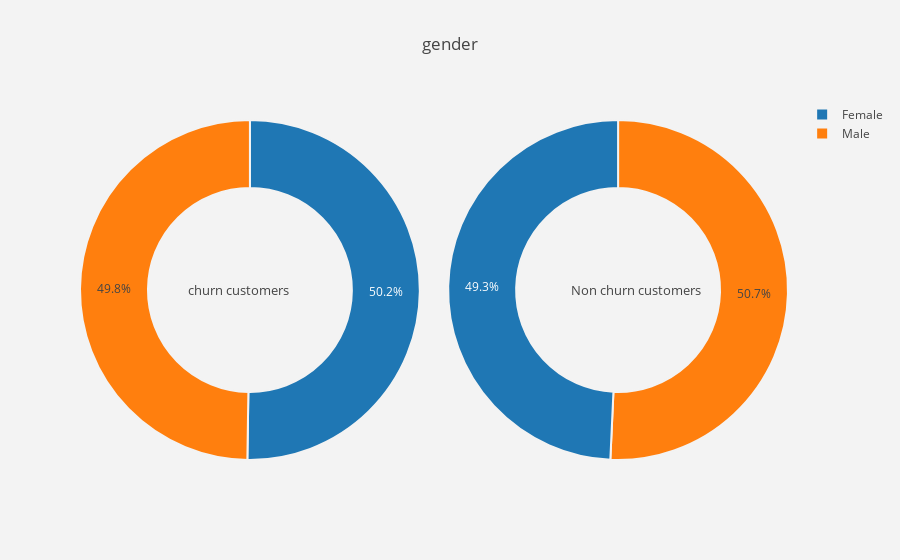
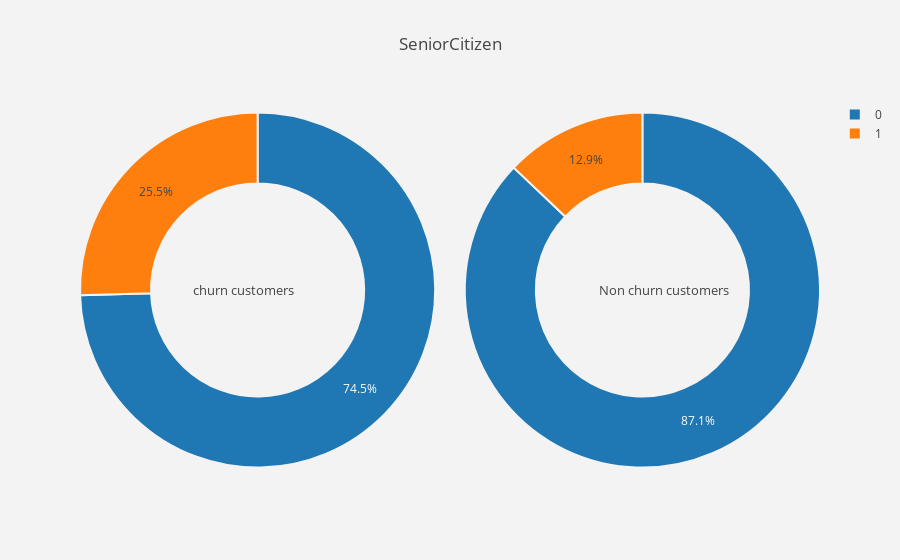
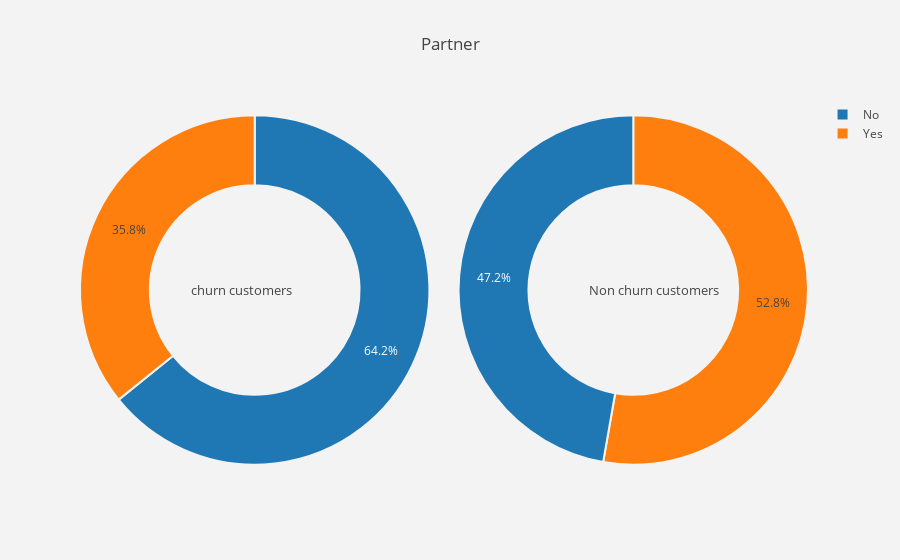
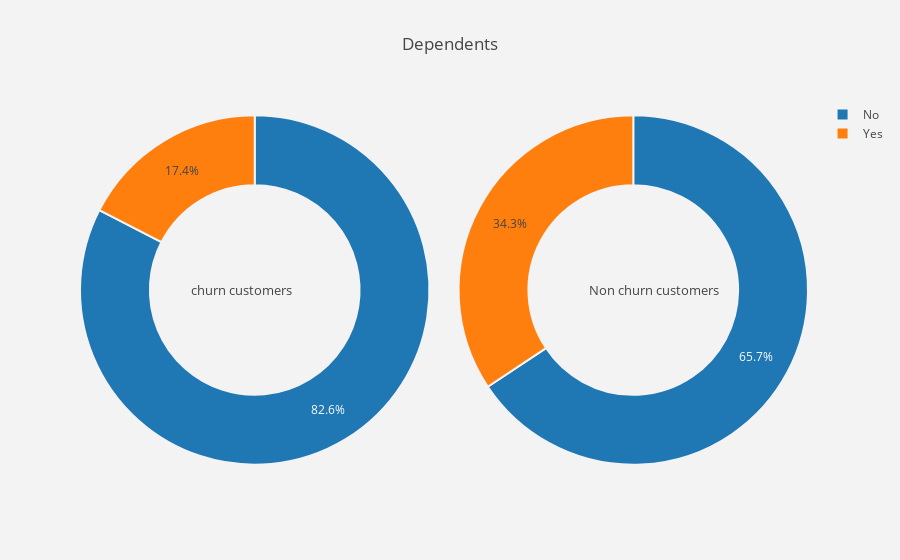

The notebook cell saved with these charts, in order:
### Code cell
def plot_pie(column) :
    
    #plots the churn customer pie chart
    trace1 = go.Pie(values  = churn[column].value_counts().values.tolist(),
                    labels  = churn[column].value_counts().keys().tolist(),
                    hoverinfo = "label+percent+name",
                    domain  = dict(x = [0,.48]),
                    name    = "Churn Customers",
                    marker  = dict(line = dict(width = 2,
                                               color = "rgb(243,243,243)")
                                  ),
                    hole    = .6
                   )
    
    #plots the not churn customer pie chart
    trace2 = go.Pie(values  = not_churn[column].value_counts().values.tolist(),
                    labels  = not_churn[column].value_counts().keys().tolist(),
                    hoverinfo = "label+percent+name",
                    marker  = dict(line = dict(width = 2,
                                               color = "rgb(243,243,243)")
                                  ),
                    domain  = dict(x = [.52,1]),
                    hole    = .6,
                    name    = "Non churn customers" 
                   )


    layout = go.Layout(dict(title = column,
                            plot_bgcolor  = "rgb(243,243,243)",
                            paper_bgcolor = "rgb(243,243,243)",
                            annotations = [dict(text = "churn customers",
                                                font = dict(size = 13),
                                                showarrow = False,
                                                x = .15, y = .5),
                                           dict(text = "Non churn customers",
                                                font = dict(size = 13),
                                                showarrow = False,
                                                x = .88,y = .5
                                               )
                                          ]
                           )
                      )
    data = [trace1,trace2]
    fig  = go.Figure(data = data,layout = layout)
    py.iplot(fig)
    


#for all categorical columns plot pie
for i in cat_cols :
    plot_pie(i)

### Figure 1 — Plotly figure (JSON) as saved in the notebook; plotly's stock layout.template omitted (floating-point values rounded to 4 significant figures)
{"data": [{"domain": {"x": [0, 0.48]}, "hole": 0.6, "hoverinfo": "label+percent+name", "labels": ["Female", "Male"], "marker": {"line": {"color": "rgb(243,243,243)", "width": 2}}, "name": "Churn Customers", "type": "pie", "uid": "ad8f4628-c84c-11e8-8ec4-bc8385efaaa9", "values": [939, 930]}, {"domain": {"x": [0.52, 1]}, "hole": 0.6, "hoverinfo": "label+percent+name", "labels": ["Male", "Female"], "marker": {"line": {"color": "rgb(243,243,243)", "width": 2}}, "name": "Non churn customers", "type": "pie", "uid": "ad8f4629-c84c-11e8-8424-bc8385efaaa9", "values": [2619, 2544]}], "layout": {"annotations": [{"font": {"size": 13}, "showarrow": false, "text": "churn customers", "x": 0.15, "y": 0.5}, {"font": {"size": 13}, "showarrow": false, "text": "Non churn customers", "x": 0.88, "y": 0.5}], "paper_bgcolor": "rgb(243,243,243)", "plot_bgcolor": "rgb(243,243,243)", "title": "gender"}}

### Figure 2 — Plotly figure (JSON) as saved in the notebook; plotly's stock layout.template omitted (floating-point values rounded to 4 significant figures)
{"data": [{"domain": {"x": [0, 0.48]}, "hole": 0.6, "hoverinfo": "label+percent+name", "labels": [0, 1], "marker": {"line": {"color": "rgb(243,243,243)", "width": 2}}, "name": "Churn Customers", "type": "pie", "uid": "ad99b8c0-c84c-11e8-9fe2-bc8385efaaa9", "values": [1393, 476]}, {"domain": {"x": [0.52, 1]}, "hole": 0.6, "hoverinfo": "label+percent+name", "labels": [0, 1], "marker": {"line": {"color": "rgb(243,243,243)", "width": 2}}, "name": "Non churn customers", "type": "pie", "uid": "ad99b8c1-c84c-11e8-8146-bc8385efaaa9", "values": [4497, 666]}], "layout": {"annotations": [{"font": {"size": 13}, "showarrow": false, "text": "churn customers", "x": 0.15, "y": 0.5}, {"font": {"size": 13}, "showarrow": false, "text": "Non churn customers", "x": 0.88, "y": 0.5}], "paper_bgcolor": "rgb(243,243,243)", "plot_bgcolor": "rgb(243,243,243)", "title": "SeniorCitizen"}}

### Figure 3 — Plotly figure (JSON) as saved in the notebook; plotly's stock layout.template omitted (floating-point values rounded to 4 significant figures)
{"data": [{"domain": {"x": [0, 0.48]}, "hole": 0.6, "hoverinfo": "label+percent+name", "labels": ["No", "Yes"], "marker": {"line": {"color": "rgb(243,243,243)", "width": 2}}, "name": "Churn Customers", "type": "pie", "uid": "ada197f4-c84c-11e8-8ef6-bc8385efaaa9", "values": [1200, 669]}, {"domain": {"x": [0.52, 1]}, "hole": 0.6, "hoverinfo": "label+percent+name", "labels": ["Yes", "No"], "marker": {"line": {"color": "rgb(243,243,243)", "width": 2}}, "name": "Non churn customers", "type": "pie", "uid": "ada197f5-c84c-11e8-98af-bc8385efaaa9", "values": [2724, 2439]}], "layout": {"annotations": [{"font": {"size": 13}, "showarrow": false, "text": "churn customers", "x": 0.15, "y": 0.5}, {"font": {"size": 13}, "showarrow": false, "text": "Non churn customers", "x": 0.88, "y": 0.5}], "paper_bgcolor": "rgb(243,243,243)", "plot_bgcolor": "rgb(243,243,243)", "title": "Partner"}}

### Figure 4 — Plotly figure (JSON) as saved in the notebook; plotly's stock layout.template omitted (floating-point values rounded to 4 significant figures)
{"data": [{"domain": {"x": [0, 0.48]}, "hole": 0.6, "hoverinfo": "label+percent+name", "labels": ["No", "Yes"], "marker": {"line": {"color": "rgb(243,243,243)", "width": 2}}, "name": "Churn Customers", "type": "pie", "uid": "adabbed2-c84c-11e8-aa4c-bc8385efaaa9", "values": [1543, 326]}, {"domain": {"x": [0.52, 1]}, "hole": 0.6, "hoverinfo": "label+percent+name", "labels": ["No", "Yes"], "marker": {"line": {"color": "rgb(243,243,243)", "width": 2}}, "name": "Non churn customers", "type": "pie", "uid": "adabbed3-c84c-11e8-b322-bc8385efaaa9", "values": [3390, 1773]}], "layout": {"annotations": [{"font": {"size": 13}, "showarrow": false, "text": "churn customers", "x": 0.15, "y": 0.5}, {"font": {"size": 13}, "showarrow": false, "text": "Non churn customers", "x": 0.88, "y": 0.5}], "paper_bgcolor": "rgb(243,243,243)", "plot_bgcolor": "rgb(243,243,243)", "title": "Dependents"}}
